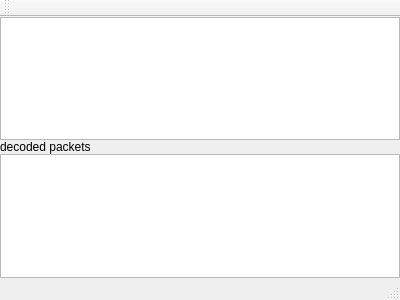
<?xml version="1.0" encoding="UTF-8"?>
<ui version="4.0">
 <class>MainWindow</class>
 <widget class="QMainWindow" name="MainWindow">
  <property name="geometry">
   <rect>
    <x>0</x>
    <y>0</y>
    <width>400</width>
    <height>300</height>
   </rect>
  </property>
  <property name="windowTitle">
   <string>MainWindow</string>
  </property>
  <widget class="QWidget" name="centralWidget">
   <layout class="QVBoxLayout" name="verticalLayout">
    <property name="spacing">
     <number>0</number>
    </property>
    <property name="leftMargin">
     <number>0</number>
    </property>
    <property name="topMargin">
     <number>0</number>
    </property>
    <property name="rightMargin">
     <number>0</number>
    </property>
    <property name="bottomMargin">
     <number>0</number>
    </property>
    <item>
     <widget class="QPlainTextEdit" name="plainTextEdit"/>
    </item>
    <item>
     <widget class="QLabel" name="label">
      <property name="text">
       <string>decoded packets</string>
      </property>
     </widget>
    </item>
    <item>
     <widget class="QPlainTextEdit" name="plainTextEditDecodedFrames"/>
    </item>
   </layout>
  </widget>
  <widget class="QMenuBar" name="menuBar">
   <property name="geometry">
    <rect>
     <x>0</x>
     <y>0</y>
     <width>400</width>
     <height>20</height>
    </rect>
   </property>
  </widget>
  <widget class="QToolBar" name="mainToolBar">
   <attribute name="toolBarArea">
    <enum>TopToolBarArea</enum>
   </attribute>
   <attribute name="toolBarBreak">
    <bool>false</bool>
   </attribute>
  </widget>
  <widget class="QStatusBar" name="statusBar"/>
 </widget>
 <layoutdefault spacing="6" margin="11"/>
 <resources/>
 <connections/>
</ui>
